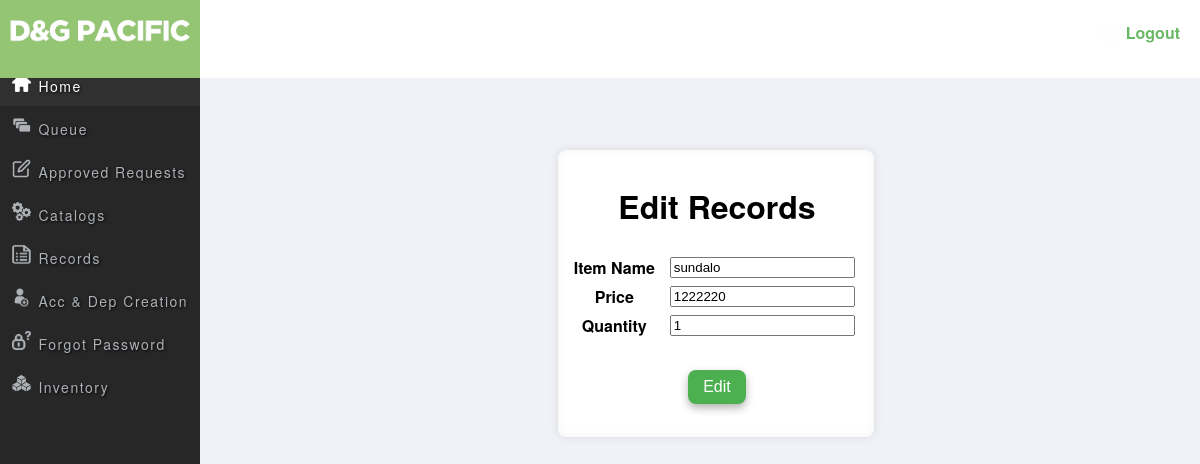
The page /edit2.php?id=72 on the database its author committed.
### tables this page shows
CREATE TABLE `product` (
  `product_id` int(20) NOT NULL,
  `product_name` varchar(30) NOT NULL,
  `price` float NOT NULL,
  `quantity` int(10) NOT NULL,
  `added_date` date DEFAULT NULL,
  `image_path` varchar(255) DEFAULT NULL,
  `user` varchar(50) NOT NULL
);

### edit2.php (the view, shortened to what this page needs)
<?php
include('config.php');
if (isset($_GET['id']) && is_numeric($_GET['id']) && $_GET['id'] > 0) {
    $result = mysqli_query($db, "SELECT * FROM product WHERE product_id=" . $_GET['id']);
    $row = mysqli_fetch_array($result);
    if ($row) {
        $name = $row['product_name'];
        $price = $row['price'];
        $quant = $row['quantity'];
    } else {
        echo "No results!";
    }
}
?>
<html>
<head>
    <link rel="stylesheet">
</head>
<body>
    <div class="DG">
        <img src="Assets/DGLOGO1.png" width="190px" height="auto" style="margin-left: 5px; margin-top: 9px;">
    </div>
    <div class="topnav">
        <a href="index.php" style="font-family: 'Helvetica Neue', Helvetica, Arial, sans-serif; font-size: 16px; font-weight: bold;">
            <img src="Assets/navicons/power.png" alt="Power Button"> Logout
        </a>
    </div>
    <div class="sidenav">
  <a class="active" href="OfficeSpecialistHomePage.php" style="font-family: 'Helvetica Neue', Helvetica, Arial, sans-serif;" ><img src="Assets/navicons/activehome.png" alt="Home Icon"> Home</a>
  <a href="OfficeSpecialistRequestPage.php" style="font-family: 'Helvetica Neue', Helvetica, Arial, sans-serif;" ><img src="Assets/navicons/queue1.png" alt="Request Icon"> Queue</a>
  <a href="OfficeSpecialistApprovedRequestPage.php" style="font-family: 'Helvetica Neue', Helvetica, Arial, sans-serif; " ><img src="Assets/navicons/request1.png" alt="Request Icon"> Approved Requests</a>
  <a href="OfficeSpecialistOperationReportsPage.php" style="font-family: 'Helvetica Neue', Helvetica, Arial, sans-serif;  " ><img src="Assets/navicons/operation1.png" alt="Operation Report Icon"> Catalogs</a>
  <a href="OfficeSpecialistRecordsPage.php" style="font-family: 'Helvetica Neue', Helvetica, Arial, sans-serif;" ><img src="Assets/navicons/report1.png" alt="Records Icon"> Records</a>
  <a href="OfficeSpecialistCreationPage.php" style="font-family: 'Helvetica Neue', Helvetica, Arial, sans-serif;" ><img src="Assets/navicons/acc1.png" alt="Account creation Icon"> Acc & Dep Creation</a>
  <a href="OfficeSpecialistForgotPasswordPage.php" style="font-family: 'Helvetica Neue', Helvetica, Arial, sans-serif;" ><img src="Assets/navicons/pass1.png" alt="Account creation Icon"> Forgot Password</a>
  <a href="table2.php" style="font-family: 'Helvetica Neue', Helvetica, Arial, sans-serif;" ><img src="Assets/navicons/inventory1.png" alt="Account creation Icon"> Inventory</a>
</div>
    <div class="contents">
        <form action="edit2.php" method="post">
            <table>
                <tr>
                    <td colspan="2"><h1><b>Edit Records</b></h1></td>
                </tr>
                <tr>
                    <td><b>Item Name</b></td>
                    <td>
                        <label>
                            <input type="text" name="product_name" value="<?php echo $name; ?>" />
                        </label>
                    </td>
                </tr>
                <tr>
                    <td><b>Price</b></td>
                    <td>
                        <label>
                            <input type="text" name="price" value="<?php echo $price; ?>" />
                        </label>
                    </td>
                </tr>
                <tr>
                    <td><b>Quantity</b></td>
                    <td>
                        <label>
                            <input type="text" name="quantity" value="<?php echo $quant; ?>" />
                        </label>
                    </td>
                </tr>
                <tr>
                    <td colspan="2">
                        <br>
                        <input type="submit" class="back" name="submit" value="Edit">
                    </td>
                </tr>
            </table>
        </form>
    </div>
</body>
</html>

### edit2.php (style rules this page uses)
body { background-color: #f1f2f7; }
.DG { overflow: hidden; background-color: #93C572; height: 9.8%; width: 200px; position: fixed; z-index: 2; top: 0; left: 0px; }
.topnav { overflow: hidden; background-color: white; height: 9.8%; width: 100%; position: fixed; z-index: 1; top: 0; left: 0; }
.topnav a img { width: 19px; height: 19px; margin-right: 2px; margin-left: -20px; vertical-align: middle; }
.topnav a { float: right; color: #69b864; text-align: right; padding: 21px 20px; text-decoration: none; font-size: 16px; display: inline-block; line-height: -2.5; }
.sidenav { height: 100%; width: 200px; position: fixed; z-index: 1; top: 63px; left: 0; background-color: #272727; letter-spacing: 1.5px; text-shadow: 1px 1px 3px rgba(0, 0, 0, 4.7); overflow-x: hidden; }
.sidenav a { padding: 10px 10px 10px 32px; text-decoration: none; background-color: #272727; font-size: 14px; color: #aeb2b7; letter-spacing: 1.5px; text-shadow: 1px 1px 3px rgba(0, 0, 0, 4.7); display: block; }
.sidenav a img { width: 19px; height: 19px; margin-right: 2px; margin-left: -20px; }
.sidenav a.active { background-color: #303030; color: white; }
.contents { width: 25%; margin: 10px; padding: 10px; backdrop-filter: blur(5px) brightness(1.2); background-color: rgba(255, 255, 255, 0.2); box-shadow: 0 0 10px rgba(0, 0, 0, 0.1); color: black; text-align: center; font-family: 'Helvetica Neue', Helvetica, Arial, sans-serif; border-radius: 8px; margin-left: 550px; margin-top: 150px; }
table { width: 100%; border-collapse: collapse; margin-top: 20px; background-color: rgba(255, 255, 255, 0.8); color: #333; }
th, td { padding-bottom: 1%; font-family: 'Helvetica Neue', Helvetica, Arial, sans-serif; text-align: center; color: black; padding-top: 1%; padding-left:1%; }
.back { background-color: #4CAF50; border: none; color: white; padding: 8px 15px; text-align: center; text-decoration: none; display: inline-block; font-size: 16px; border-radius: 8px; cursor: pointer; margin: 4px 2px; box-shadow: 0 4px 8px rgba(0, 0, 0, 0.3); }

### rows shown on the page
product: product_name "sundalo", price "1222220", quantity "1"
